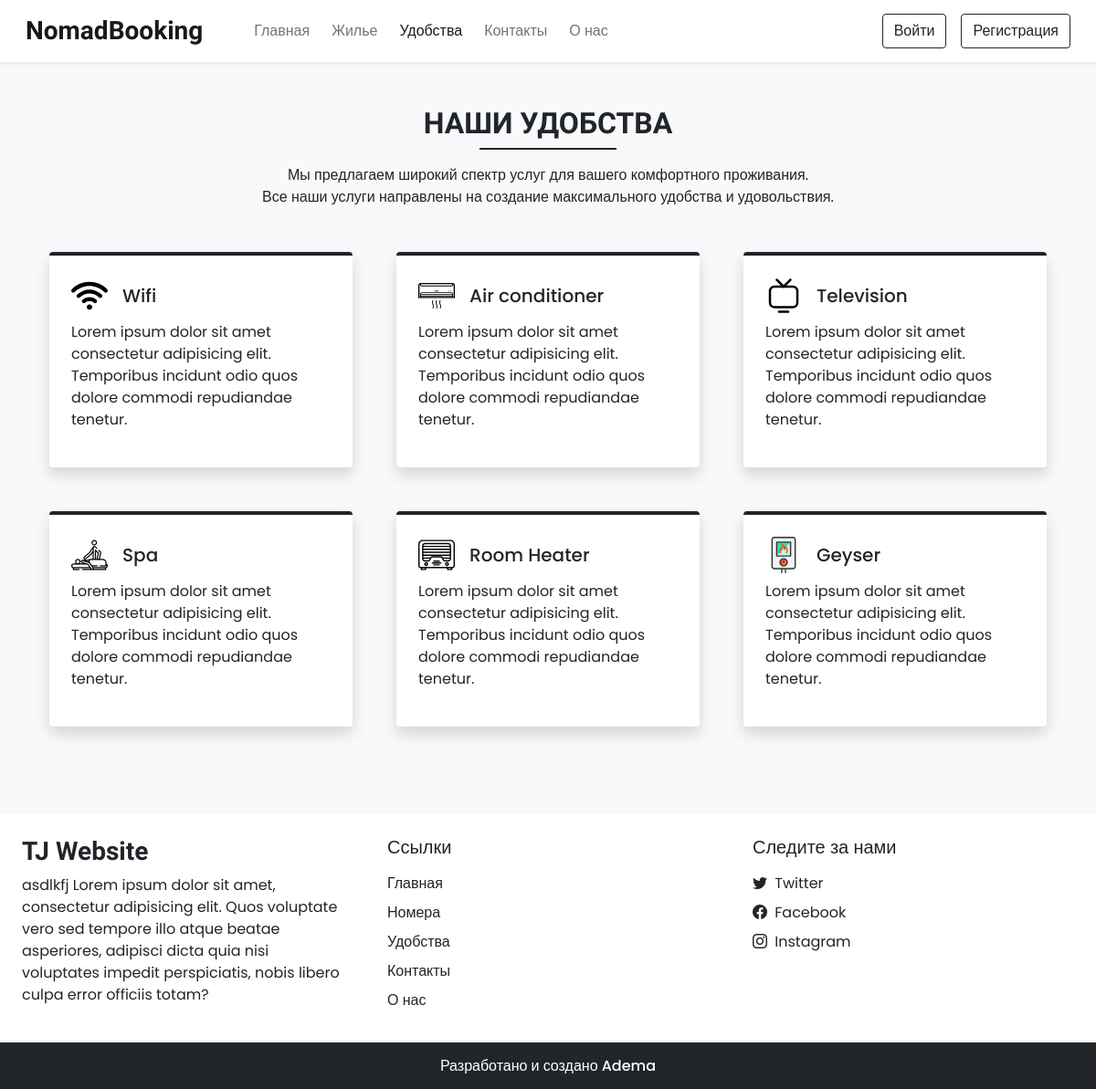
/facilities.php, run on an earlier commit of the app's database.
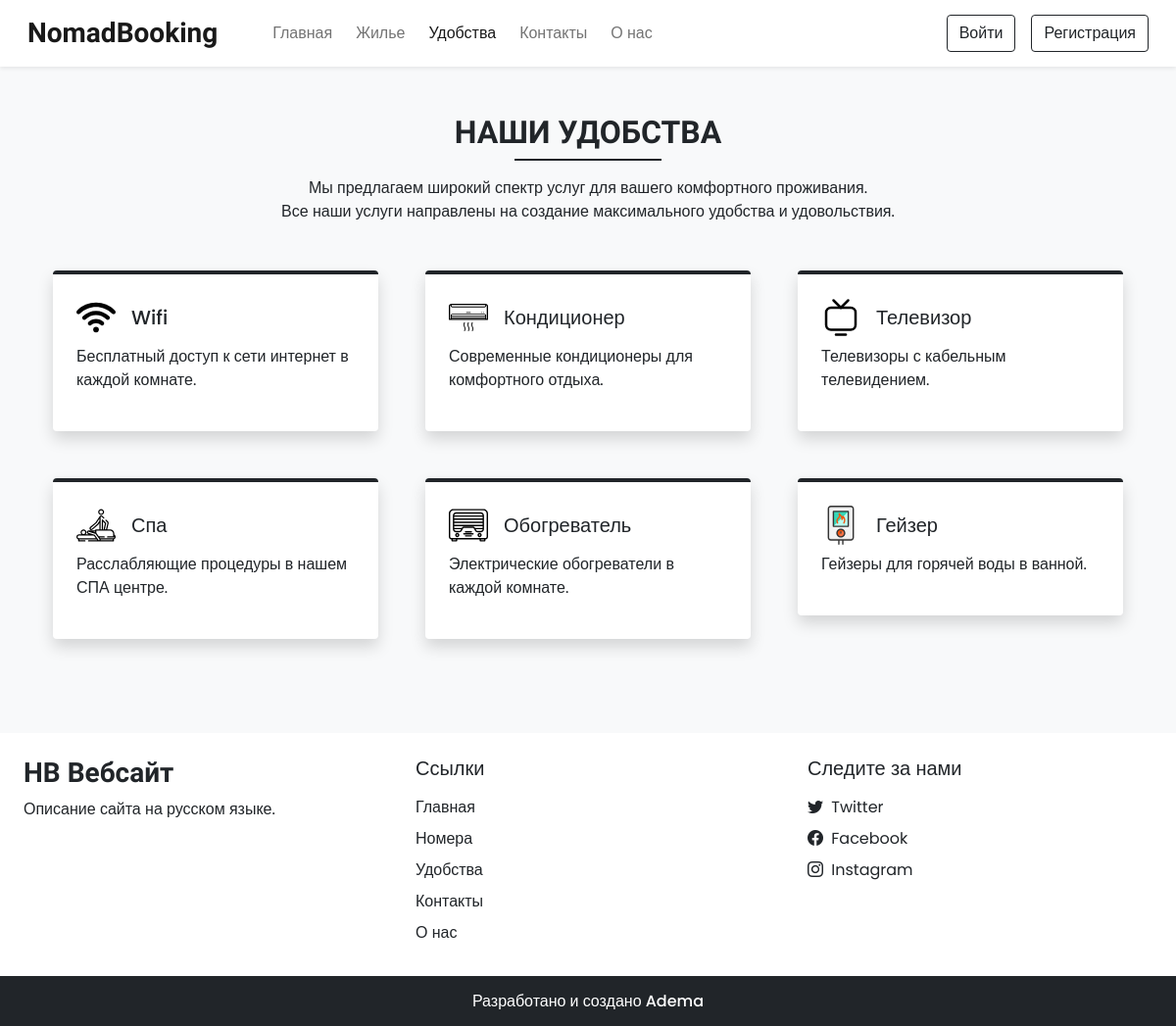
And on a later commit of the database.
### tables this page shows
CREATE TABLE `facilities` (
  `id` int(11) NOT NULL,
  `icon` varchar(100) NOT NULL,
  `name` varchar(50) NOT NULL,
  `description` varchar(250) NOT NULL
);

CREATE TABLE `settings` (
  `sr_no` int(11) NOT NULL,
  `site_title` varchar(50) NOT NULL,
  `site_about` varchar(250) NOT NULL,
  `shutdown` tinyint(1) NOT NULL
);

### admin/inc/db_config.php (called while the page is built, shortened)
<?php
  function selectAll($table)
  {
    $con = $GLOBALS['con'];
    $res = mysqli_query($con,"SELECT * FROM $table");
    return $res;
  }
  function select($sql,$values,$datatypes)
  {
    $con = $GLOBALS['con'];
    if($stmt = mysqli_prepare($con,$sql))
    {
      mysqli_stmt_bind_param($stmt,$datatypes,...$values);
      if(mysqli_stmt_execute($stmt)){
        $res = mysqli_stmt_get_result($stmt);
        return $res;
      }
      else{
        mysqli_stmt_close($stmt);
        die("Query cannot be executed - Select");
      }
    }
    else{
      die("Query cannot be prepared - Select");
    }
  }
?>

### facilities.php (the view, shortened to what this page needs)
<!DOCTYPE html>
<html lang="ru">
<head>
  <?php require('inc/links.php'); ?>
</head>
<body class="bg-light">
  <?php require('inc/header.php'); ?>
  <div class="my-5 px-4">
    <h2 class="fw-bold h-font text-center">НАШИ УДОБСТВА</h2>
    <div class="h-line bg-dark"></div>
    <p class="text-center mt-3">
      Мы предлагаем широкий спектр услуг для вашего комфортного проживания. <br>
      Все наши услуги направлены на создание максимального удобства и удовольствия.
    </p>
  </div>
  <div class="container">
    <div class="row">
      <?php
        $res = selectAll('facilities');
        $path = FACILITIES_IMG_PATH;
        while($row = mysqli_fetch_assoc($res)){
          echo<<<data
            <div class="col-lg-4 col-md-6 mb-5 px-4">
              <div class="bg-white rounded shadow p-4 border-top border-4 border-dark pop">
                <div class="d-flex align-items-center mb-2">
                  <img src="$path$row[icon]" width="40px">
                  <h5 class="m-0 ms-3">$row[name]</h5>
                </div>
                <p>$row[description]</p>
              </div>
            </div>
          data;
        }
      ?>
    </div>
  </div>
  <?php require('inc/footer.php'); ?>
</body>
</html>

### inc/footer.php (shortened to what this page needs)
<div class="container-fluid bg-white mt-5">
  <div class="row">
    <div class="col-lg-4 p-4">
      <h3 class="h-font fw-bold fs-3 mb-2"><?php echo $settings_r['site_title'] ?></h3>
      <p>
        <?php echo $settings_r['site_about'] ?>
      </p>
    </div>
    <div class="col-lg-4 p-4">
      <h5 class="mb-3">Ссылки</h5>
      <a href="index.php" class="d-inline-block mb-2 text-dark text-decoration-none">Главная</a> <br>
      <a href="rooms.php" class="d-inline-block mb-2 text-dark text-decoration-none">Номера</a> <br>
      <a href="facilities.php" class="d-inline-block mb-2 text-dark text-decoration-none">Удобства</a> <br>
      <a href="contact.php" class="d-inline-block mb-2 text-dark text-decoration-none">Контакты</a> <br>
      <a href="about.php" class="d-inline-block mb-2 text-dark text-decoration-none">О нас</a>
    </div>
    <div class="col-lg-4 p-4">
      <h5 class="mb-3">Следите за нами</h5>
      <?php
        if($contact_r['tw']!=''){
          echo<<<data
            <a href="$contact_r[tw]" class="d-inline-block text-dark text-decoration-none mb-2">
              <i class="bi bi-twitter me-1"></i> Twitter
            </a><br>
          data;
        }
      ?>
      <a href="<?php echo $contact_r['fb'] ?>" class="d-inline-block text-dark text-decoration-none mb-2">
        <i class="bi bi-facebook me-1"></i> Facebook
      </a><br>
      <a href="<?php echo $contact_r['insta'] ?>" class="d-inline-block text-dark text-decoration-none">
        <i class="bi bi-instagram me-1"></i> Instagram
      </a><br>
    </div>
  </div>
</div>
<h6 class="text-center bg-dark text-white p-3 m-0">Разработано и создано Adema</h6>

What changed in the data, as far as the page shows it:
changed facilities "Wifi": description "Lorem ipsum dolor sit amet consectetur adipisicing elit. Temporibus incidunt odio quos dolore commodi repudiandae tenetur." → "Бесплатный доступ к сети интернет в каждой комнате."
changed facilities: name "Air conditioner" → "Кондиционер"; description "Lorem ipsum dolor sit amet consectetur adipisicing elit. Temporibus incidunt odio quos dolore commodi repudiandae tenetur." → "Современные кондиционеры для комфортного отдыха."
changed facilities: name "Television" → "Телевизор"; description "Lorem ipsum dolor sit amet consectetur adipisicing elit. Temporibus incidunt odio quos dolore commodi repudiandae tenetur." → "Телевизоры с кабельным телевидением."
changed facilities: name "Spa" → "Спа"; description "Lorem ipsum dolor sit amet consectetur adipisicing elit. Temporibus incidunt odio quos dolore commodi repudiandae tenetur." → "Расслабляющие процедуры в нашем СПА центре."
changed facilities: name "Room Heater" → "Обогреватель"; description "Lorem ipsum dolor sit amet consectetur adipisicing elit. Temporibus incidunt odio quos dolore commodi repudiandae tenetur." → "Электрические обогреватели в каждой комнате."
changed facilities: name "Geyser" → "Гейзер"; description "Lorem ipsum dolor sit amet consectetur adipisicing elit. Temporibus incidunt odio quos dolore commodi repudiandae tenetur." → "Гейзеры для горячей воды в ванной."
changed settings: site_title "TJ Website" → "HB Вебсайт"; site_about "asdlkfj Lorem ipsum dolor sit amet, consectetur adipisicing elit. Quos voluptate vero sed tempore illo atque beatae asperiores, adipisci dicta quia nisi voluptates impedit perspiciatis, nobis libero culpa error officiis totam?" → "Описание сайта на русском языке."
